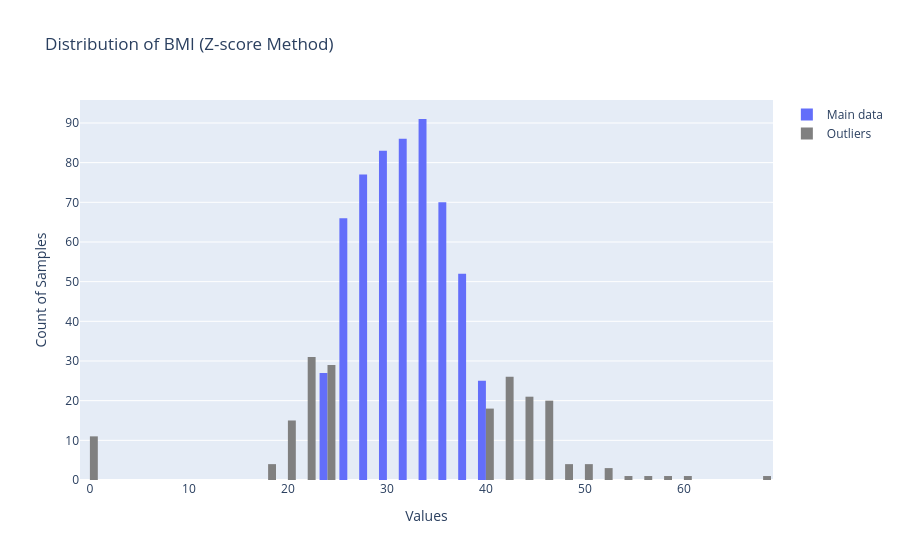

Notebook code for this chart:
### Code cell
plot_outliers_zscore(df, "BMI", 1)

### Figure 1 — Plotly figure (JSON) as saved in the notebook; plotly's stock layout.template omitted (floating-point values rounded to 4 significant figures; data arrays with more than 128 entries replaced by an {"elided": "..."} marker saying what was removed)
{"data": [{"name": "Main data", "type": "histogram", "x": {"elided": "577 float values"}}, {"marker": {"color": "grey"}, "name": "Outliers", "type": "histogram", "x": {"elided": "191 float values"}}], "layout": {"bargap": 0.2, "showlegend": true, "title": {"text": "Distribution of BMI (Z-score Method)"}, "xaxis": {"title": {"text": "Values"}}, "yaxis": {"title": {"text": "Count of Samples"}}}}
